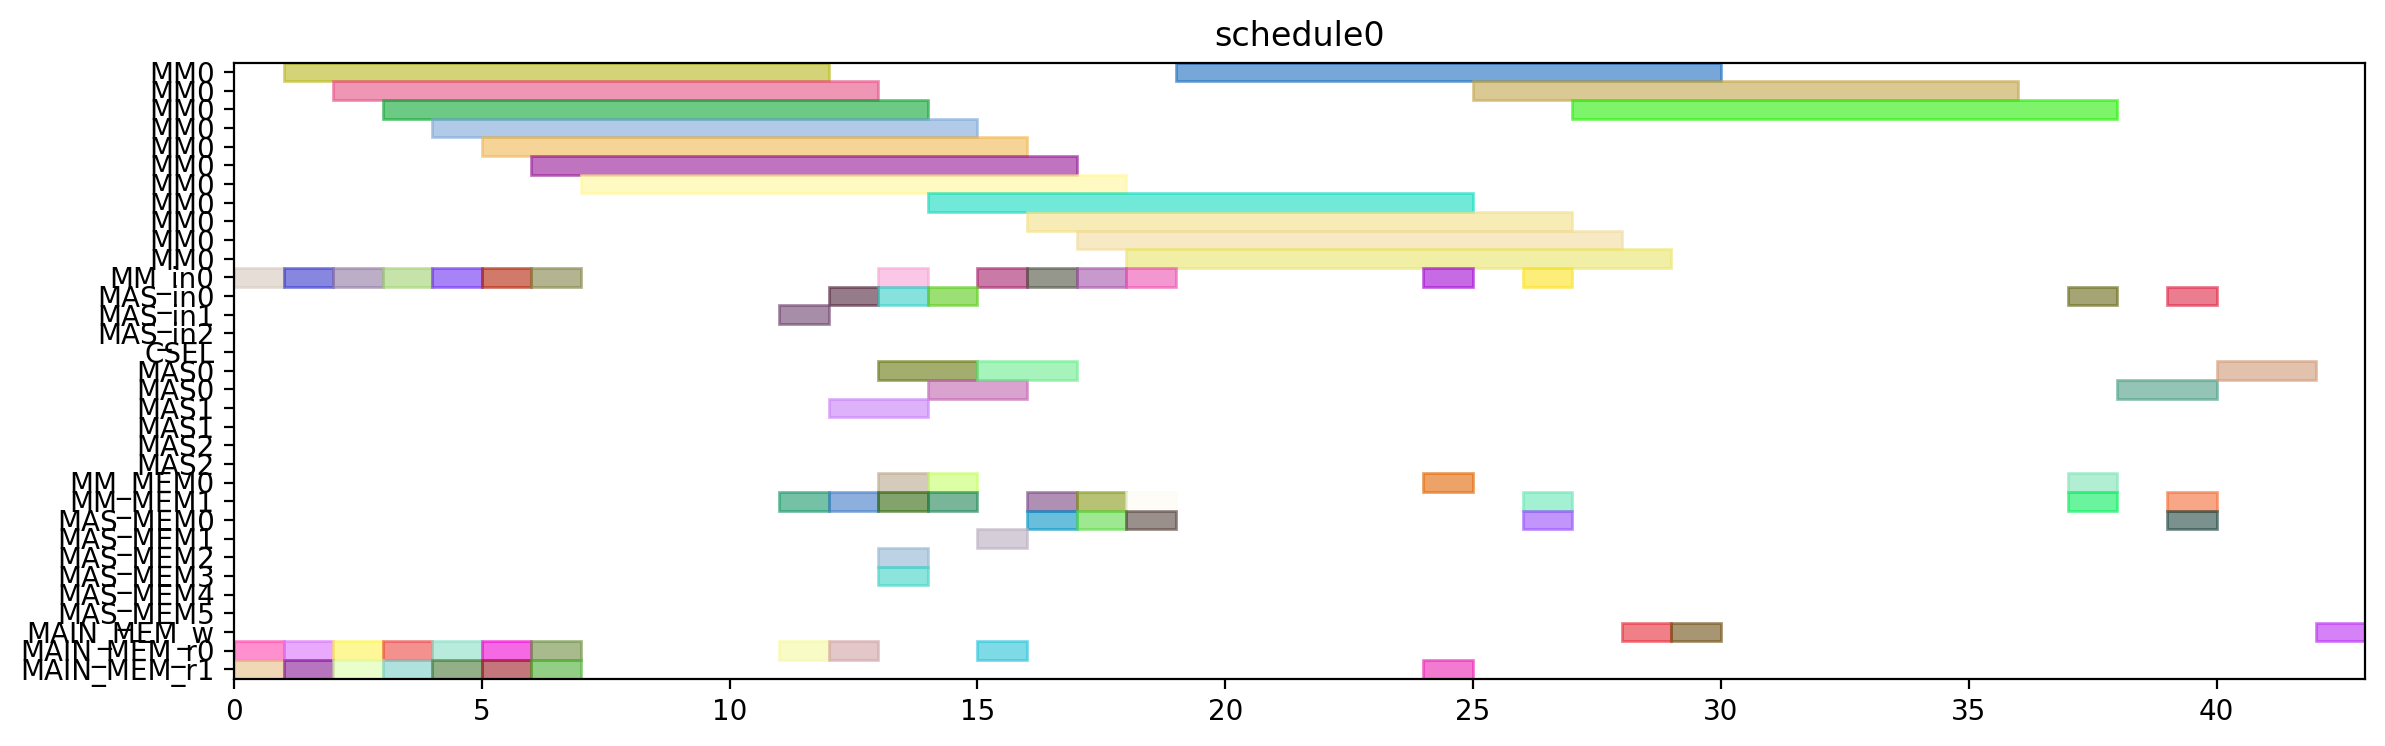

The Python source for this figure:
from pyschedule import Scenario, solvers, plotters, alt


def solve():
	horizon = 120
	S = Scenario("schedule0", horizon=horizon)

	# resource
	MM = S.Resources('MM', num=1, size=11)
	MM_in = S.Resources('MM_in', num=1)
	MAS_in = S.Resources('MAS_in', num=3)
	CSEL = S.Resource('CSEL')
	MAS = S.Resources('MAS', num=3, size=2, periods=range(1, horizon))
	MM_MEM = S.Resources('MM_MEM', num=2)
	MAS_MEM = S.Resources('MAS_MEM', num=6)
	MAIN_MEM_w = S.Resource('MAIN_MEM_w', size=1)
	MAIN_MEM_r = S.Resources('MAIN_MEM_r', num=2)

	# result of previous scheduling

	# new tasks
	r1 = S.Task('r1', length=11, delay_cost=1)
	r1 += alt(MM)
	r1_in = S.Task('r1_in', length=1, delay_cost=1)
	r1_in += alt(MM_in)
	S += r1_in*MM_in[0]<=r1*MM[0]
	r1_mem0 = S.Task('r1_mem0', length=1, delay_cost=1)
	r1_mem0 += MAIN_MEM_r[0]
	S += r1_mem0 <= r1

	r1_mem1 = S.Task('r1_mem1', length=1, delay_cost=1)
	r1_mem1 += MAIN_MEM_r[1]
	S += r1_mem1 <= r1

	r3 = S.Task('r3', length=11, delay_cost=1)
	r3 += alt(MM)
	r3_in = S.Task('r3_in', length=1, delay_cost=1)
	r3_in += alt(MM_in)
	S += r3_in*MM_in[0]<=r3*MM[0]
	r3_mem0 = S.Task('r3_mem0', length=1, delay_cost=1)
	r3_mem0 += MAIN_MEM_r[0]
	S += r3_mem0 <= r3

	r3_mem1 = S.Task('r3_mem1', length=1, delay_cost=1)
	r3_mem1 += MAIN_MEM_r[1]
	S += r3_mem1 <= r3

	r4 = S.Task('r4', length=11, delay_cost=1)
	r4 += alt(MM)
	r4_in = S.Task('r4_in', length=1, delay_cost=1)
	r4_in += alt(MM_in)
	S += r4_in*MM_in[0]<=r4*MM[0]
	r4_mem0 = S.Task('r4_mem0', length=1, delay_cost=1)
	r4_mem0 += MAIN_MEM_r[0]
	S += r4_mem0 <= r4

	r4_mem1 = S.Task('r4_mem1', length=1, delay_cost=1)
	r4_mem1 += MAIN_MEM_r[1]
	S += r4_mem1 <= r4

	r5 = S.Task('r5', length=11, delay_cost=1)
	r5 += alt(MM)
	r5_in = S.Task('r5_in', length=1, delay_cost=1)
	r5_in += alt(MM_in)
	S += r5_in*MM_in[0]<=r5*MM[0]
	r5_mem0 = S.Task('r5_mem0', length=1, delay_cost=1)
	r5_mem0 += MAIN_MEM_r[0]
	S += r5_mem0 <= r5

	r5_mem1 = S.Task('r5_mem1', length=1, delay_cost=1)
	r5_mem1 += MAIN_MEM_r[1]
	S += r5_mem1 <= r5

	r6 = S.Task('r6', length=11, delay_cost=1)
	r6 += alt(MM)
	r6_in = S.Task('r6_in', length=1, delay_cost=1)
	r6_in += alt(MM_in)
	S += r6_in*MM_in[0]<=r6*MM[0]
	r6_mem0 = S.Task('r6_mem0', length=1, delay_cost=1)
	r6_mem0 += MAIN_MEM_r[0]
	S += r6_mem0 <= r6

	r6_mem1 = S.Task('r6_mem1', length=1, delay_cost=1)
	r6_mem1 += MAIN_MEM_r[1]
	S += r6_mem1 <= r6

	r12 = S.Task('r12', length=11, delay_cost=1)
	r12 += alt(MM)
	r12_in = S.Task('r12_in', length=1, delay_cost=1)
	r12_in += alt(MM_in)
	S += r12_in*MM_in[0]<=r12*MM[0]
	r12_mem0 = S.Task('r12_mem0', length=1, delay_cost=1)
	r12_mem0 += MAIN_MEM_r[0]
	S += r12_mem0 <= r12

	r12_mem1 = S.Task('r12_mem1', length=1, delay_cost=1)
	r12_mem1 += MAIN_MEM_r[1]
	S += r12_mem1 <= r12

	r13 = S.Task('r13', length=11, delay_cost=1)
	r13 += alt(MM)
	r13_in = S.Task('r13_in', length=1, delay_cost=1)
	r13_in += alt(MM_in)
	S += r13_in*MM_in[0]<=r13*MM[0]
	r13_mem0 = S.Task('r13_mem0', length=1, delay_cost=1)
	r13_mem0 += MAIN_MEM_r[0]
	S += r13_mem0 <= r13

	r13_mem1 = S.Task('r13_mem1', length=1, delay_cost=1)
	r13_mem1 += MAIN_MEM_r[1]
	S += r13_mem1 <= r13

	r2 = S.Task('r2', length=2, delay_cost=1)
	r2 += alt(MAS)
	r2_in = S.Task('r2_in', length=1, delay_cost=1)
	r2_in += alt(MAS_in)
	S += r2_in*MAS_in[0]<=r2*MAS[0]

	S += r2_in*MAS_in[1]<=r2*MAS[1]

	S += r2_in*MAS_in[2]<=r2*MAS[2]

	r2_mem0 = S.Task('r2_mem0', length=1, delay_cost=1)
	r2_mem0 += alt(MM_MEM)
	S += (r1*MM[0])-1 < r2_mem0*MM_MEM[0]
	S += r2_mem0 <= r2

	r2_mem1 = S.Task('r2_mem1', length=1, delay_cost=1)
	r2_mem1 += alt(MM_MEM)
	S += (r1*MM[0])-1 < r2_mem1*MM_MEM[1]
	S += r2_mem1 <= r2

	r7 = S.Task('r7', length=2, delay_cost=1)
	r7 += alt(MAS)
	r7_in = S.Task('r7_in', length=1, delay_cost=1)
	r7_in += alt(MAS_in)
	S += r7_in*MAS_in[0]<=r7*MAS[0]

	S += r7_in*MAS_in[1]<=r7*MAS[1]

	S += r7_in*MAS_in[2]<=r7*MAS[2]

	r7_mem0 = S.Task('r7_mem0', length=1, delay_cost=1)
	r7_mem0 += alt(MM_MEM)
	S += (r5*MM[0])-1 < r7_mem0*MM_MEM[0]
	S += r7_mem0 <= r7

	r7_mem1 = S.Task('r7_mem1', length=1, delay_cost=1)
	r7_mem1 += alt(MM_MEM)
	S += (r6*MM[0])-1 < r7_mem1*MM_MEM[1]
	S += r7_mem1 <= r7

	r8 = S.Task('r8', length=2, delay_cost=1)
	r8 += alt(MAS)
	r8_in = S.Task('r8_in', length=1, delay_cost=1)
	r8_in += alt(MAS_in)
	S += r8_in*MAS_in[0]<=r8*MAS[0]

	S += r8_in*MAS_in[1]<=r8*MAS[1]

	S += r8_in*MAS_in[2]<=r8*MAS[2]

	r8_mem0 = S.Task('r8_mem0', length=1, delay_cost=1)
	r8_mem0 += MAIN_MEM_r[0]
	S += r8_mem0 <= r8

	r8_mem1 = S.Task('r8_mem1', length=1, delay_cost=1)
	r8_mem1 += alt(MM_MEM)
	S += (r4*MM[0])-1 < r8_mem1*MM_MEM[1]
	S += r8_mem1 <= r8

	r10 = S.Task('r10', length=2, delay_cost=1)
	r10 += alt(MAS)
	r10_in = S.Task('r10_in', length=1, delay_cost=1)
	r10_in += alt(MAS_in)
	S += r10_in*MAS_in[0]<=r10*MAS[0]

	S += r10_in*MAS_in[1]<=r10*MAS[1]

	S += r10_in*MAS_in[2]<=r10*MAS[2]

	r10_mem0 = S.Task('r10_mem0', length=1, delay_cost=1)
	r10_mem0 += MAIN_MEM_r[0]
	S += r10_mem0 <= r10

	r10_mem1 = S.Task('r10_mem1', length=1, delay_cost=1)
	r10_mem1 += alt(MM_MEM)
	S += (r4*MM[0])-1 < r10_mem1*MM_MEM[1]
	S += r10_mem1 <= r10

	r9 = S.Task('r9', length=11, delay_cost=1)
	r9 += alt(MM)
	r9_in = S.Task('r9_in', length=1, delay_cost=1)
	r9_in += alt(MM_in)
	S += r9_in*MM_in[0]<=r9*MM[0]
	r9_mem0 = S.Task('r9_mem0', length=1, delay_cost=1)
	r9_mem0 += MAIN_MEM_r[0]
	S += r9_mem0 <= r9

	r9_mem1 = S.Task('r9_mem1', length=1, delay_cost=1)
	r9_mem1 += alt(MAS_MEM)
	S += (r7*MAS[0])-1 < r9_mem1*MAS_MEM[1]
	S += (r7*MAS[1])-1 < r9_mem1*MAS_MEM[3]
	S += (r7*MAS[2])-1 < r9_mem1*MAS_MEM[5]
	S += r9_mem1 <= r9

	r11 = S.Task('r11', length=11, delay_cost=1)
	r11 += alt(MM)
	r11_in = S.Task('r11_in', length=1, delay_cost=1)
	r11_in += alt(MM_in)
	S += r11_in*MM_in[0]<=r11*MM[0]
	r11_mem0 = S.Task('r11_mem0', length=1, delay_cost=1)
	r11_mem0 += alt(MAS_MEM)
	S += (r10*MAS[0])-1 < r11_mem0*MAS_MEM[0]
	S += (r10*MAS[1])-1 < r11_mem0*MAS_MEM[2]
	S += (r10*MAS[2])-1 < r11_mem0*MAS_MEM[4]
	S += r11_mem0 <= r11

	r11_mem1 = S.Task('r11_mem1', length=1, delay_cost=1)
	r11_mem1 += alt(MAS_MEM)
	S += (r10*MAS[0])-1 < r11_mem1*MAS_MEM[1]
	S += (r10*MAS[1])-1 < r11_mem1*MAS_MEM[3]
	S += (r10*MAS[2])-1 < r11_mem1*MAS_MEM[5]
	S += r11_mem1 <= r11

	PX_new = S.Task('PX_new', length=11, delay_cost=1)
	PX_new += alt(MM)
	PX_new_in = S.Task('PX_new_in', length=1, delay_cost=1)
	PX_new_in += alt(MM_in)
	S += PX_new_in*MM_in[0]<=PX_new*MM[0]
	S += 0<PX_new

	PX_new_w = S.Task('PX_new_w', length=1, delay_cost=1)
	PX_new_w += alt(MAIN_MEM_w)
	S += PX_new <= PX_new_w

	PX_new_mem0 = S.Task('PX_new_mem0', length=1, delay_cost=1)
	PX_new_mem0 += alt(MAS_MEM)
	S += (r2*MAS[0])-1 < PX_new_mem0*MAS_MEM[0]
	S += (r2*MAS[1])-1 < PX_new_mem0*MAS_MEM[2]
	S += (r2*MAS[2])-1 < PX_new_mem0*MAS_MEM[4]
	S += PX_new_mem0 <= PX_new

	PX_new_mem1 = S.Task('PX_new_mem1', length=1, delay_cost=1)
	PX_new_mem1 += alt(MM_MEM)
	S += (r12*MM[0])-1 < PX_new_mem1*MM_MEM[1]
	S += PX_new_mem1 <= PX_new

	r14 = S.Task('r14', length=11, delay_cost=1)
	r14 += alt(MM)
	r14_in = S.Task('r14_in', length=1, delay_cost=1)
	r14_in += alt(MM_in)
	S += r14_in*MM_in[0]<=r14*MM[0]
	r14_mem0 = S.Task('r14_mem0', length=1, delay_cost=1)
	r14_mem0 += alt(MAS_MEM)
	S += (r2*MAS[0])-1 < r14_mem0*MAS_MEM[0]
	S += (r2*MAS[1])-1 < r14_mem0*MAS_MEM[2]
	S += (r2*MAS[2])-1 < r14_mem0*MAS_MEM[4]
	S += r14_mem0 <= r14

	r14_mem1 = S.Task('r14_mem1', length=1, delay_cost=1)
	r14_mem1 += alt(MM_MEM)
	S += (r3*MM[0])-1 < r14_mem1*MM_MEM[1]
	S += r14_mem1 <= r14

	Z1_new = S.Task('Z1_new', length=11, delay_cost=1)
	Z1_new += alt(MM)
	Z1_new_in = S.Task('Z1_new_in', length=1, delay_cost=1)
	Z1_new_in += alt(MM_in)
	S += Z1_new_in*MM_in[0]<=Z1_new*MM[0]
	S += 0<Z1_new

	Z1_new_w = S.Task('Z1_new_w', length=1, delay_cost=1)
	Z1_new_w += alt(MAIN_MEM_w)
	S += Z1_new <= Z1_new_w

	Z1_new_mem0 = S.Task('Z1_new_mem0', length=1, delay_cost=1)
	Z1_new_mem0 += alt(MAS_MEM)
	S += (r2*MAS[0])-1 < Z1_new_mem0*MAS_MEM[0]
	S += (r2*MAS[1])-1 < Z1_new_mem0*MAS_MEM[2]
	S += (r2*MAS[2])-1 < Z1_new_mem0*MAS_MEM[4]
	S += Z1_new_mem0 <= Z1_new

	Z1_new_mem1 = S.Task('Z1_new_mem1', length=1, delay_cost=1)
	Z1_new_mem1 += alt(MM_MEM)
	S += (r13*MM[0])-1 < Z1_new_mem1*MM_MEM[1]
	S += Z1_new_mem1 <= Z1_new

	r15 = S.Task('r15', length=11, delay_cost=1)
	r15 += alt(MM)
	r15_in = S.Task('r15_in', length=1, delay_cost=1)
	r15_in += alt(MM_in)
	S += r15_in*MM_in[0]<=r15*MM[0]
	r15_mem0 = S.Task('r15_mem0', length=1, delay_cost=1)
	r15_mem0 += alt(MAS_MEM)
	S += (r8*MAS[0])-1 < r15_mem0*MAS_MEM[0]
	S += (r8*MAS[1])-1 < r15_mem0*MAS_MEM[2]
	S += (r8*MAS[2])-1 < r15_mem0*MAS_MEM[4]
	S += r15_mem0 <= r15

	r15_mem1 = S.Task('r15_mem1', length=1, delay_cost=1)
	r15_mem1 += alt(MM_MEM)
	S += (r9*MM[0])-1 < r15_mem1*MM_MEM[1]
	S += r15_mem1 <= r15

	r16 = S.Task('r16', length=11, delay_cost=1)
	r16 += alt(MM)
	r16_in = S.Task('r16_in', length=1, delay_cost=1)
	r16_in += alt(MM_in)
	S += r16_in*MM_in[0]<=r16*MM[0]
	r16_mem0 = S.Task('r16_mem0', length=1, delay_cost=1)
	r16_mem0 += alt(MM_MEM)
	S += (r11*MM[0])-1 < r16_mem0*MM_MEM[0]
	S += r16_mem0 <= r16

	r16_mem1 = S.Task('r16_mem1', length=1, delay_cost=1)
	r16_mem1 += MAIN_MEM_r[1]
	S += r16_mem1 <= r16

	r17 = S.Task('r17', length=2, delay_cost=1)
	r17 += alt(MAS)
	r17_in = S.Task('r17_in', length=1, delay_cost=1)
	r17_in += alt(MAS_in)
	S += r17_in*MAS_in[0]<=r17*MAS[0]

	S += r17_in*MAS_in[1]<=r17*MAS[1]

	S += r17_in*MAS_in[2]<=r17*MAS[2]

	r17_mem0 = S.Task('r17_mem0', length=1, delay_cost=1)
	r17_mem0 += alt(MM_MEM)
	S += (r14*MM[0])-1 < r17_mem0*MM_MEM[0]
	S += r17_mem0 <= r17

	r17_mem1 = S.Task('r17_mem1', length=1, delay_cost=1)
	r17_mem1 += alt(MM_MEM)
	S += (r15*MM[0])-1 < r17_mem1*MM_MEM[1]
	S += r17_mem1 <= r17

	PY_new = S.Task('PY_new', length=2, delay_cost=1)
	PY_new += alt(MAS)
	PY_new_in = S.Task('PY_new_in', length=1, delay_cost=1)
	PY_new_in += alt(MAS_in)
	S += PY_new_in*MAS_in[0]<=PY_new*MAS[0]

	S += PY_new_in*MAS_in[1]<=PY_new*MAS[1]

	S += PY_new_in*MAS_in[2]<=PY_new*MAS[2]

	S += 0<PY_new

	PY_new_w = S.Task('PY_new_w', length=1, delay_cost=1)
	PY_new_w += alt(MAIN_MEM_w)
	S += PY_new <= PY_new_w

	PY_new_mem0 = S.Task('PY_new_mem0', length=1, delay_cost=1)
	PY_new_mem0 += alt(MAS_MEM)
	S += (r17*MAS[0])-1 < PY_new_mem0*MAS_MEM[0]
	S += (r17*MAS[1])-1 < PY_new_mem0*MAS_MEM[2]
	S += (r17*MAS[2])-1 < PY_new_mem0*MAS_MEM[4]
	S += PY_new_mem0 <= PY_new

	PY_new_mem1 = S.Task('PY_new_mem1', length=1, delay_cost=1)
	PY_new_mem1 += alt(MM_MEM)
	S += (r16*MM[0])-1 < PY_new_mem1*MM_MEM[1]
	S += PY_new_mem1 <= PY_new

	solvers.mip.solve(S,msg=1,kind='CPLEX',ratio_gap=1.01)

	solution = [['hoge']*len(S.solution()[1]) for i in range(len(S.solution()))]
	for i in range(len(S.solution())):
		for j in range(len(S.solution()[i])):
			solution[i][j]=str(S.solution()[i][j])
	print(solution)

	cycles = int(solution[-1][3])

	pic_file_name = "/mnt/rose/usr1/fukuda/ABE/multiRAM_multiMAS_16mux/scheduling_result/stage11MM1_stage2MAS3/EP_YRECOVER/schedule0.png"
	if(S.solution() != []):
		plotters.matplotlib.plot(S,img_filename=pic_file_name, show_task_labels=False, fig_size=(cycles*0.25+3, 4))

	return solution
